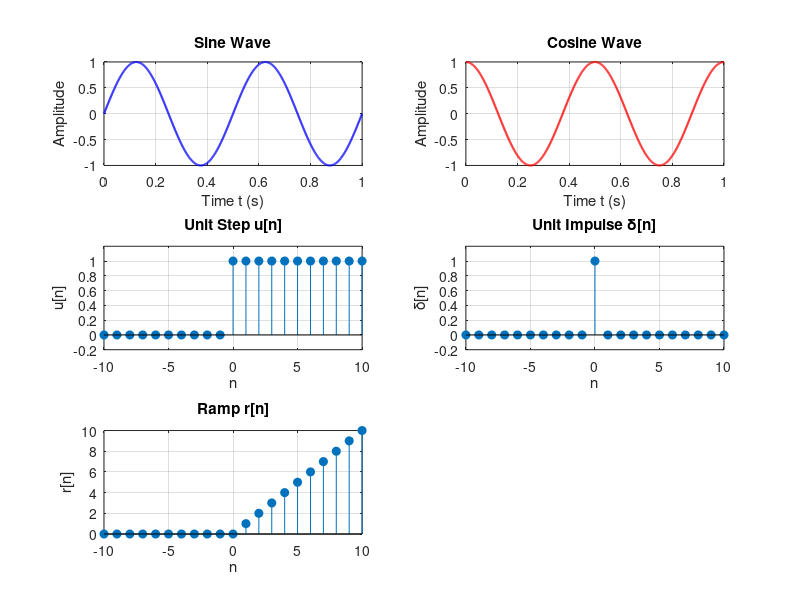

The MATLAB script that drew this image: (Note: this script raises an error after producing the figure.)
% =========================================================
% Problem 1: Basic Signal Generation
% Generates sine, cosine, unit step, unit impulse and ramp
% signals and plots them in separate subplots.
% =========================================================

clc;          % Clear the Command Window
clear;        % Remove all variables from the Workspace
close all;    % Close all open figure windows

%% ---------- Part A: Continuous-time signals ----------
A = 1;                 % Amplitude (peak height of the wave)
f = 2;                 % Frequency in Hz (2 cycles per second)
t = 0:0.001:1;         % Time axis: 0 to 1 s with 0.001 s step

x_sin = A * sin(2*pi*f*t);   % Sine wave
x_cos = A * cos(2*pi*f*t);   % Cosine wave

%% ---------- Part B: Discrete-time signals ----------
n = -10:10;                  % Sample index from -10 to 10 (integers only)

u = double(n >= 0);          % Unit step: 1 for n >= 0, otherwise 0
d = double(n == 0);          % Unit impulse: 1 only at n = 0, otherwise 0
r = n .* (n >= 0);           % Ramp: n for n >= 0, otherwise 0

%x_dsin = sin(2*pi*0.1*n);    % Bonus: discrete sine (0.1 cycles per sample)

%% ---------- Part C: Plotting ----------
figure('Name', 'Problem 1: Basic Signal Generation');

subplot(3,2,1);
plot(t, x_sin, 'b', 'LineWidth', 1.5);
title('Sine Wave');
xlabel('Time t (s)'); ylabel('Amplitude');
grid on;

subplot(3,2,2);
plot(t, x_cos, 'r', 'LineWidth', 1.5);
title('Cosine Wave');
xlabel('Time t (s)'); ylabel('Amplitude');
grid on;

subplot(3,2,3);
stem(n, u, 'filled');
title('Unit Step u[n]');
xlabel('n'); ylabel('u[n]');
ylim([-0.2 1.2]);            % Leave some space above and below
grid on;

subplot(3,2,4);
stem(n, d, 'filled');
title('Unit Impulse \delta[n]');
xlabel('n'); ylabel('\delta[n]');
ylim([-0.2 1.2]);
grid on;

subplot(3,2,5);
stem(n, r, 'filled');
title('Ramp r[n]');
xlabel('n'); ylabel('r[n]');
grid on;

%subplot(3,2,6);
%stem(n, x_dsin, 'filled');
%title('Bonus: Discrete Sine sin(2\pi 0.1 n)');
%xlabel('n'); ylabel('Amplitude');
%grid on;

sgtitle('Problem 1: Basic Signal Generation');   % One big title for the whole figure
